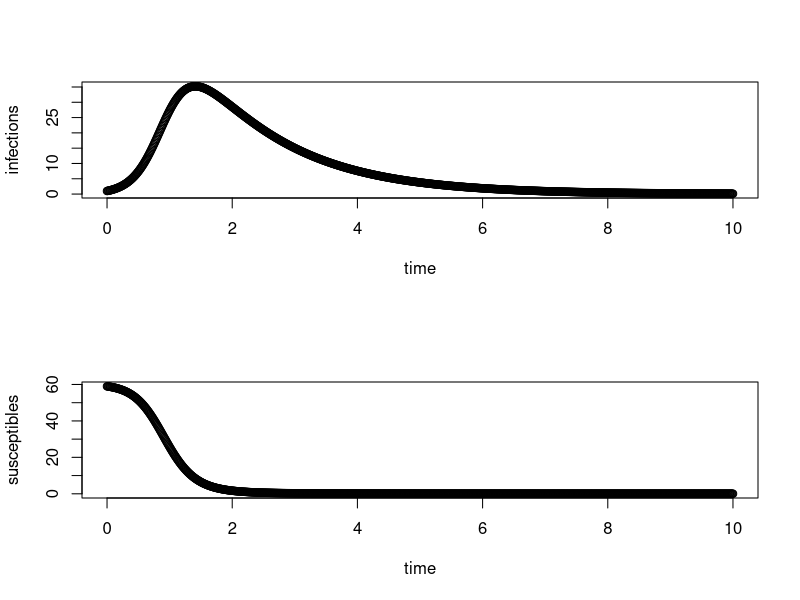

Here is the R script that generated this plot:
## ---- chunk 1
parameters <- c(
  beta = 5,
  gamma = 0.7,
  N = 60
)
## ---- chunk 2
library(deSolve)

state <- c(
  X = log(59),
  Y = log(1)
)

Infection <- function(t, state, parameters) {
  with(as.list(c(state, parameters)),{
    dX <- -beta * exp(Y) / N
    dY <- beta * exp(X) / N - gamma
    list(c(dX, dY))
  })
}

times <- seq(0, 10, by=0.01)
out <- ode(y=state, times=times, func=Infection, parms=parameters)
par(mfrow=c(2,1))
# head(out)
plot(out[, "time"], lapply(out[, "Y"], exp), xlab="time", ylab="infections")
plot(out[, "time"], lapply(out[, "X"], exp), xlab="time", ylab="susceptibles")
## ---- chunk 3
